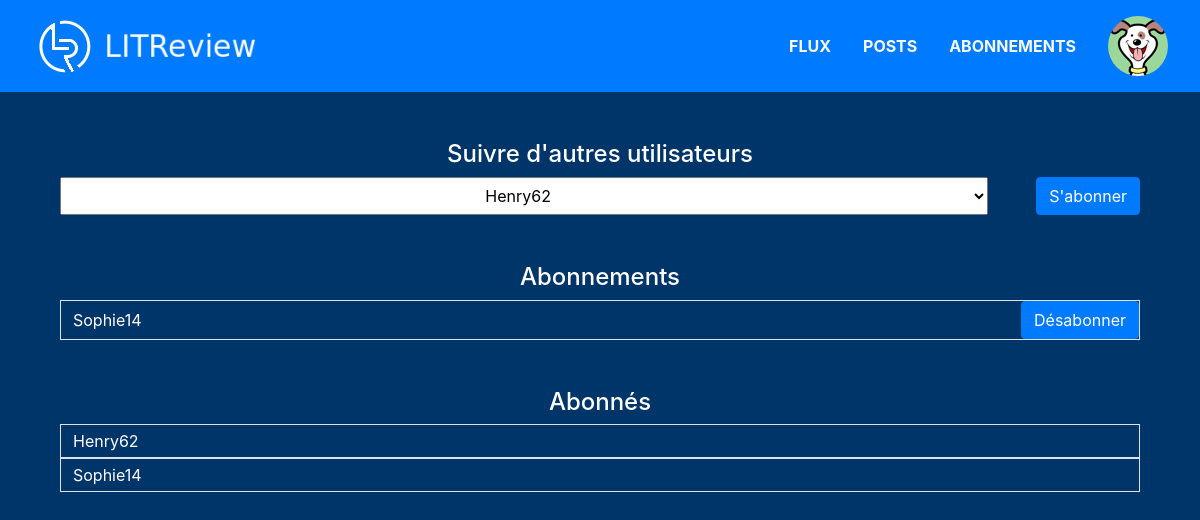
/subscription-management/ (signed in), run on the app's committed database.
### authentication/models.py (models this page shows, shortened)
class User(AbstractUser):
    PHOTO_SIZE = (60, 60)
    photo = models.ImageField(blank=True, verbose_name='Photo de profil')

### subscription/views.py (the view, shortened to what this page needs)
# urls.py: path('subscription-management/', views.SubscriptionManagementView.as_view(), name='subscription_management'),
class SubscriptionManagementView(LoginRequiredMixin, View):
    template_name = 'subscription/management.html'
    def get(self, request):
        already_followed = []
        active_subscriptions = {}
        for sub in UserFollows.objects.filter(user=request.user.id):
            active_subscriptions[sub.followed_user] = forms.RemoveSubscriptionForm(initial={'delete_sub': sub.id})
            already_followed.append(sub.followed_user)
        choices = {}
        for user in User.objects.all():
            if user not in already_followed and user.username != 'admin' and user.username != request.user.username:
                choices[user.username] = user.id
        active_followers = []
        for sub in UserFollows.objects.filter(followed_user=request.user.id):
            active_followers.append(sub.user)
        return render(request, self.template_name, context={'choices': choices,
                                                            'subscriptions': active_subscriptions,
                                                            'followers': active_followers})

### subscription/templates/subscription/management.html (shortened to what this page needs)
{% extends 'base.html' %}
{% block content %}
{% load static %}
    <div class='container'>
        <div class='mt-5'>
            <h4 class='text-center'>Suivre d'autres utilisateurs</h4>
            <div class='container'>
                {% if choices %}
                    <form method='POST' class='row'>
                            <select name='new_subscription' class='col text-center'>
                                {% for username, id in choices.items %}
                                    <option value={{ id }}>{{ username }}</option>
                                {% endfor %}
                            </select>
                        <button type='submit' class='ml-5 btn btn-primary'>S'abonner</button>
                    </form>
                {% else %}
                    <div class='row border'>
                        <label class='mx-2 my-auto p-1'>Aucun utilisateur disponible</label>
                    </div>
                {% endif %}
            </div>
        </div>
        <div class='mt-5'>
            <h4 class='text-center'>Abonnements</h4>
            <div class='container'>
                {% for name, field in subscriptions.items %}
                    <form method='POST' class='row border'>
                        <label class='col mx-2 my-auto p-1'>{{ name }}</label>
                        <button type='submit' class='btn btn-primary'>Désabonner</button>
                    </form>
                {% empty %}
                    <div class='row border'>
                        <label class='mx-2 my-auto p-1'>Aucun abonnement</label>
                    </div>
                {% endfor %}
            </div>
        </div>
        <div class='mt-5'>
            <h4 class='text-center'>Abonnés</h4>
            <div class='container'>
                {% for follower in followers %}
                    <div class='row border p-0'>
                        <label class='mx-2 my-auto p-1'>{{ follower }}</label>
                    </div>
                {% empty %}
                    <div class='row border'>
                        <label class='mx-2 my-auto p-1'>Aucun abonné</label>
                    </div>
                {% endfor %}
            </div>
        </div>
    </div>
{% endblock content %}

### templates/base.html (shortened to what this page needs)
{% load static %}
<!DOCTYPE html>
<html>
	<head>
        <link rel="stylesheet" href="https://cdn.jsdelivr.net/npm/bootstrap@4.3.1/dist/css/bootstrap.min.css"
>
        <link rel="stylesheet" href="https://cdn.jsdelivr.net/npm/bootstrap-icons@1.8.1/font/bootstrap-icons.css">
        <link rel="stylesheet" type="text/css" href="{% static 'style/base_main.css' %}">
    </head>
    <body>
        <div class='container-fluid mb-5'>
            <div class='row'>
                <nav class='col navbar navbar-dark banner'>
                    <a class='col my-auto' href="{% url 'home' %}">
                        <img class='img-fluid' src="{% static 'LITReview.png' %}" alt='Logo'>
                    </a>
                    {% if user.is_authenticated %}
                        <ul class='nav justify-content-end'>
                            <li class='nav-item my-auto'>
                                <a class='nav-link text-light font-weight-bold' href="{% url 'home' %}">FLUX</a>
                            </li>
                            <li class='nav-item my-auto'>
                                <a class='nav-link text-light font-weight-bold' href="{% url 'posts' %}">POSTS</a>
                            </li>
                            <li class='nav-item my-auto'>
                                <a class='nav-link text-light font-weight-bold' href="{% url 'subscription_management' %}">ABONNEMENTS</a>
                            </li>
                            <li class='nav-item my-auto dropleft dropdown'>
                                <a class='nav-link text-body lead' href="#" data-toggle='dropdown' aria-haspopup="true" aria-expanded="false">
                                    {% if user.photo %}
                                        <img src='{{ user.photo.url }}' alt='Avatar' class='rounded-circle'>
                                    {% else %}
                                        <span class='dropdown-toggle'>{{ user.username }}</span>
                                    {% endif %}
                                </a>
                            </li>
                        </ul>
                    {% endif %}
                </nav>
            </div>
        </div>
        <div class='container'>
            {% block content %}{% endblock %}
        </div>
    </body>
</html>

### static/style/base_main.css (style rules this page uses)
body { background-color : #003569; color : #FFF }
.banner { background-color : #007BFF; }

### data on the page
User: photo (picture)
User: new_subscription "Henry62", username "Henry62"
User: username "Sophie14"
